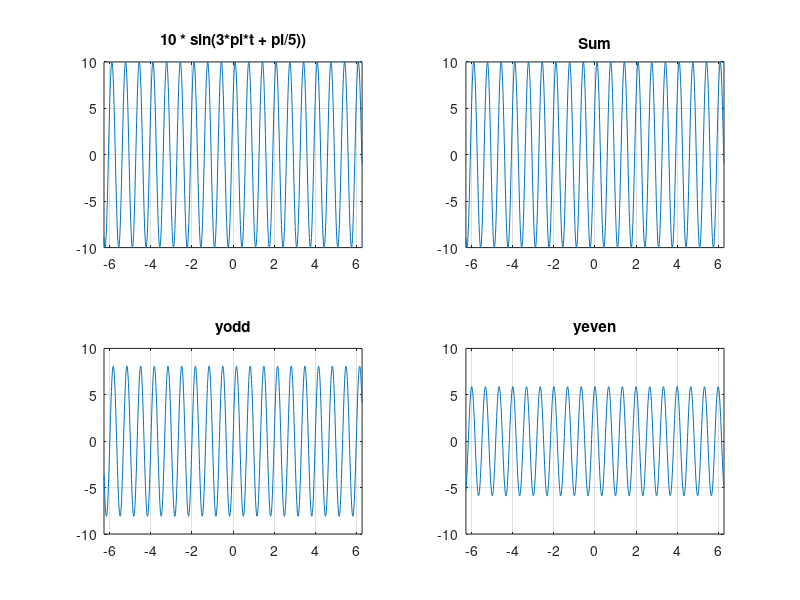

Source code (MATLAB):
t = -2*pi : 0.01 : 2*pi;
yodd = 0.5*(10 * sin(3*pi*t + pi/5) - 10 * sin(-3*pi*t + pi/5));
yeven = 0.5*(10 * sin(3*pi*t + pi/5) + 10 * sin(-3*pi*t + pi/5));

subplot(2,2,1)
plot(t, 10 * sin(3*pi*t + pi/5))
axis([-2*pi 2*pi -10 10])
grid on
title('10 * sin(3*pi*t + pi/5))')

subplot(2,2,3)
plot(t, yodd)
axis([-2*pi 2*pi -10 10])
grid on
title('yodd')

subplot(2,2,4)
plot(t, yeven)
axis([-2*pi 2*pi -10 10])
grid on
title('yeven')

subplot(2,2,2)
plot(t, yodd + yeven)
axis([-2*pi 2*pi -10 10])
grid on
title('Sum')